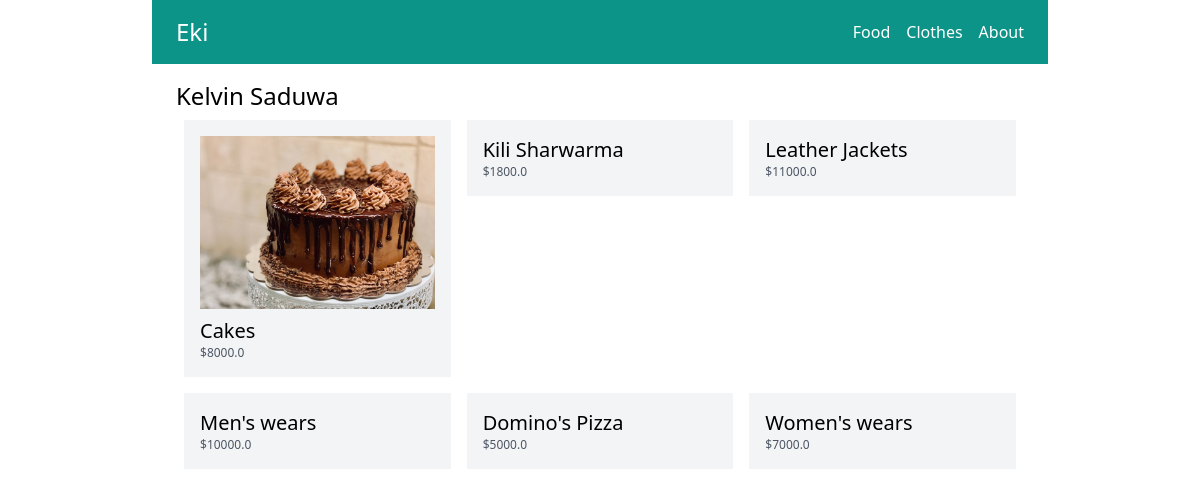
/vendors/1/, run on the app's committed database.
### store/models.py (models this page shows, shortened)
class Category(models.Model):
    title = models.CharField(max_length=50)
    slug = models.SlugField(max_length=50)
    class Meta:
        verbose_name_plural = 'Categories'

class Product(models.Model):
    user = models.ForeignKey(User, related_name='products', on_delete=models.CASCADE)
    category = models.ForeignKey(Category, related_name='products', on_delete=models.CASCADE)
    title = models.CharField(max_length=50)
    slug = models.SlugField(max_length=50)
    description = models.TextField(blank=True)
    price = models.IntegerField()
    image = models.ImageField(upload_to='uploads/product_images/', blank=True, null=True)
    created_at = models.DateTimeField(auto_now_add=True)
    updated_at = models.DateTimeField(auto_now=True)
    class Meta:
        ordering = ('-created_at',)
    def get_display_price(self):
        return self.price / 1

### userprofile/views.py (the view)
# urls.py: path('vendors/<int:pk>/', views.vendor_detail, name='vendor_detail'),
def vendor_detail(request, pk):
    user = User.objects.get(pk=pk)
    return render(request, 'userprofile/vendor_detail.html', {
        'user': user
    })

### store/templatetags/menu.py (called while the page is built)
@register.inclusion_tag('core/menu.html')
def menu():
    categories = Category.objects.all()
    return {'categories': categories}

### store/userprofile/template/userprofile/vendor_detail.html (shortened to what this page needs)
{% extends 'core/base.html' %}
{% block content %}
<h1 class="text-2xl">{% firstof user.get_full_name user.username %}</h1>
<div class="flex flex-wrap">
    {% for product in user.products.all %}
        <div class="product w-1/3 p-2">
            <div class="p-4 bg-gray-100">
                <a href="{% url 'product_detail' product.category.slug product.slug %}">
                    {% if product.image %}
                        <div class="image mb-2">
                            <img src="{{ product.image.url }}" alt="Image of {{ product.title }}">
                        </div>
                    {% endif %}
                    <h2 class="text-xl">{{ product.title }}</h2>
                    <p class="text-xs text-gray-600">${{ product.get_display_price }}</p>
                </a>
            </div>
        </div>
    {% endfor %}
</div>
{% endblock %}

### core/templates/core/menu.html
{% for category in categories %}
    <a href="{% url 'category_detail' category.slug %}" class="text-white">{{ category.title }}</a>
{% endfor %}
<a href="{% url 'about' %}" class="text-white">About</a>

### data on the page
Category: title "Food"
Category: title "Clothes"
Product: image (picture), title "Cakes", get_display_price "8000.0"
Product: title "Kili Sharwarma", get_display_price "1800.0"
Product: title "Leather Jackets", get_display_price "11000.0"
Product: title "Men's wears", get_display_price "10000.0"
Product: title "Domino's Pizza", get_display_price "5000.0"
Product: title "Women's wears", get_display_price "7000.0"
